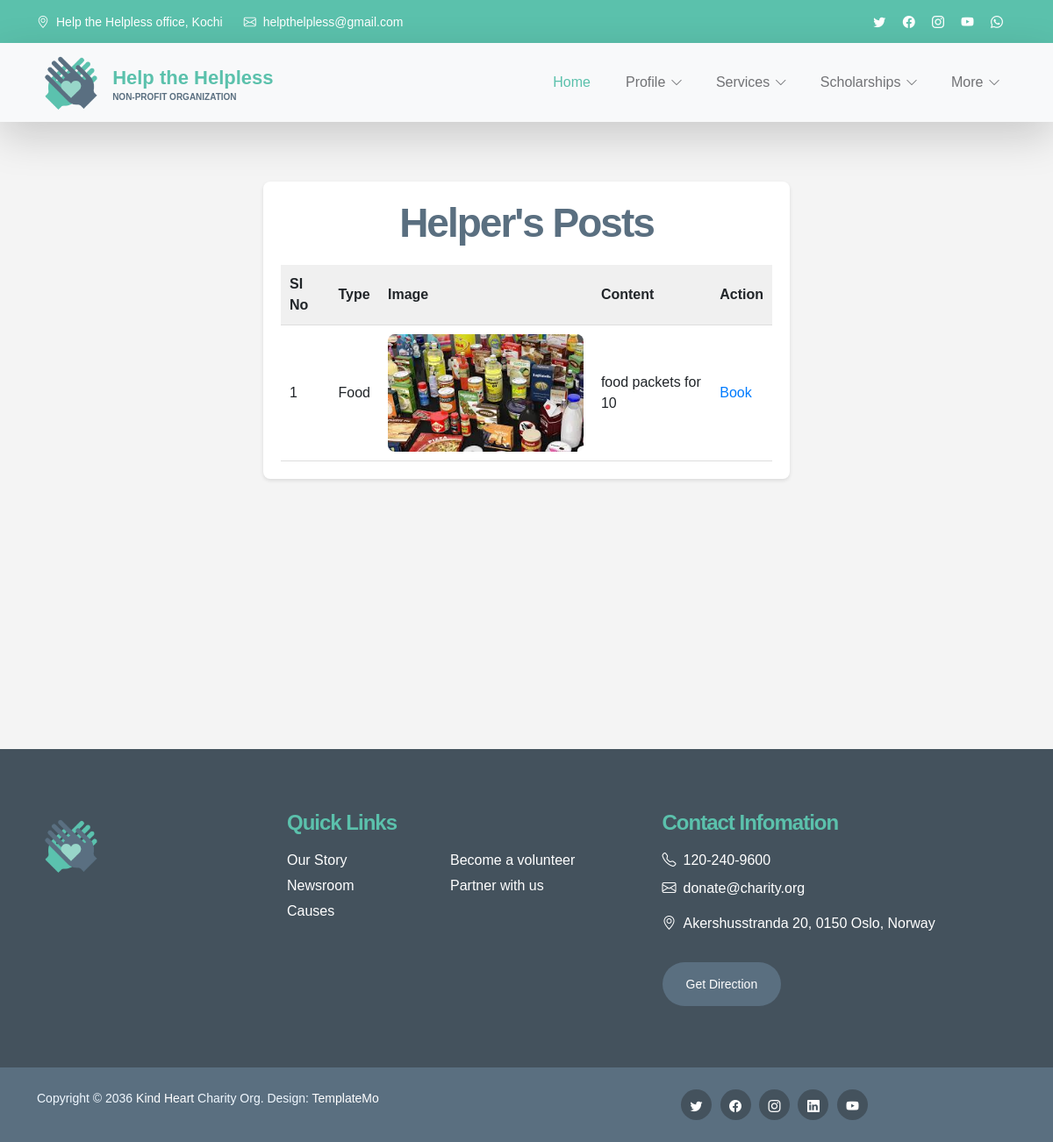
Screenshot of /Organization/viewposts/ with the database file from the repository.
### Helpers/models.py (models this page shows)
class tbl_post(models.Model):
    post_image=models.FileField(upload_to="Post/")
    post_content=models.CharField(max_length=50)
    post_request=models.ForeignKey(tbl_request,on_delete=models.CASCADE)
    helpers=models.ForeignKey(tbl_helper,on_delete=models.CASCADE)

### Admin/models.py (models this page shows)
class tbl_request(models.Model):
    request_name=models.CharField(max_length=50)

### Organization/views.py (the view)
# urls.py: path('viewposts/',views.viewposts,name="viewposts"),
def viewposts(request):
    rqst1=tbl_post.objects.all()
    return render(request,"Organization/ViewPost.html",{'rqst1':rqst1})

### Organization/Templates/Organization/ViewPost.html (shortened to what this page needs)
{% extends 'Organization/header.html' %}
{% load static %}
{% block content %}
<!DOCTYPE html>
<html lang="en">
<head>
</head>
<body style="font-family: Arial, sans-serif; background-color: #f4f4f4; margin: 0; padding: 0;">
    <div style="max-width: 600px; margin: 20px auto; padding: 20px; background-color: #fff; border-radius: 8px; box-shadow: 0 2px 4px rgba(0, 0, 0, 0.1);">
        <h2 style="text-align: center;">Helper's Posts</h2>
        <form action="" method="post" enctype="multipart/form-data">
            <table style="width: 100%; border-collapse: collapse; margin-top: 20px;">
                <tr>
                    <th style="padding: 10px; border-bottom: 1px solid #ddd; background-color: #f0f0f0; font-weight: bold;">SI No</th>
                    <th style="padding: 10px; border-bottom: 1px solid #ddd; background-color: #f0f0f0; font-weight: bold;">Type</th>
                    <th style="padding: 10px; border-bottom: 1px solid #ddd; background-color: #f0f0f0; font-weight: bold;">Image</th>
                    <th style="padding: 10px; border-bottom: 1px solid #ddd; background-color: #f0f0f0; font-weight: bold;">Content</th>
                    <th style="padding: 10px; border-bottom: 1px solid #ddd; background-color: #f0f0f0; font-weight: bold;">Action</th>
                </tr>
                {% for i in rqst1 %}
                <tr>
                    <td style="padding: 10px; border-bottom: 1px solid #ddd;">{{ forloop.counter }}</td>
                    <td style="padding: 10px; border-bottom: 1px solid #ddd;">{{ i.post_request.request_name }}</td>
                    <td style="padding: 10px; border-bottom: 1px solid #ddd;"><img src="{{ i.post_image.url }}" alt="Image" style="max-width: 100%; height: auto; border-radius: 8px;"></td>
                    <td style="padding: 10px; border-bottom: 1px solid #ddd;">{{ i.post_content }}</td>
                    <td style="padding: 10px; border-bottom: 1px solid #ddd;"><a href="{% url 'Organization:bookfull' i.id %}" style="text-decoration: none; color: #007bff;">Book</a></td>
                </tr>
                {% endfor %}
            </table>
        </form>
    </div>
</body>
</html>
{% endblock content %}

### Guest/static/Main/css/templatemo-kind-heart-charity.css (style rules this page uses)
:root { --white-color: #ffffff; --primary-color: #5bc1ac; --secondary-color: #5a6f80; --section-bg-color: #f0f8ff; --site-footer-bg-color: #44525d; --custom-btn-bg-color: #597081; --custom-btn-bg-hover-color: #5bc1ac; --dark-color: #000000; --p-color: #717275; --border-color: #e9eaeb; --body-font-family: 'Metropolis', sans-serif; --h1-font-size: 52px; --h2-font-size: 46px; --h3-font-size: 32px; --h4-font-size: 28px; --h5-font-size: 24px; --h6-font-size: 22px; --p-font-size: 16px; --btn-font-size: 18px; --copyright-font-size: 14px; --border-radius-large: 100px; --border-radius-medium: 20px; --border-radius-small: 10px; --font-weight-light: 300; --font-weight-normal: 400; --font-weight-semibold: 600; --font-weight-bold: 700; }
body { background-color: var(--white-color); font-family: var(--body-font-family); }
h2, h3, h4, h5, h6 { color: var(--dark-color); }
h1, h2, h3, h4, h5, h6 { font-weight: var(--font-weight-semibold); letter-spacing: -1px; }
h2 { color: var(--secondary-color); font-size: var(--h2-font-size); letter-spacing: -2px; }
a, button { touch-action: manipulation; transition: all 0.3s; }
a { color: var(--p-color); text-decoration: none; }

### rows the page displays
tbl_post: post_request.request_name "Food", post_image (picture), post_content "food packets for 10"
